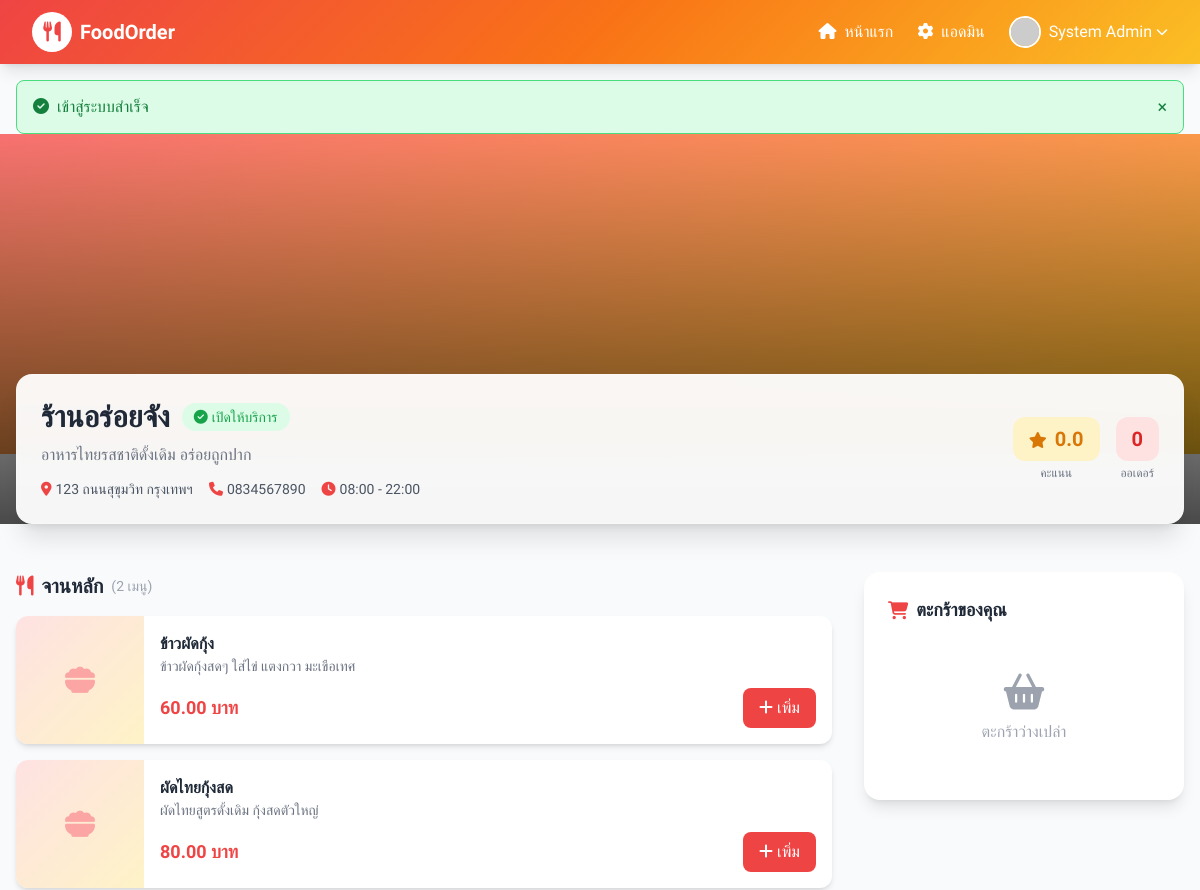
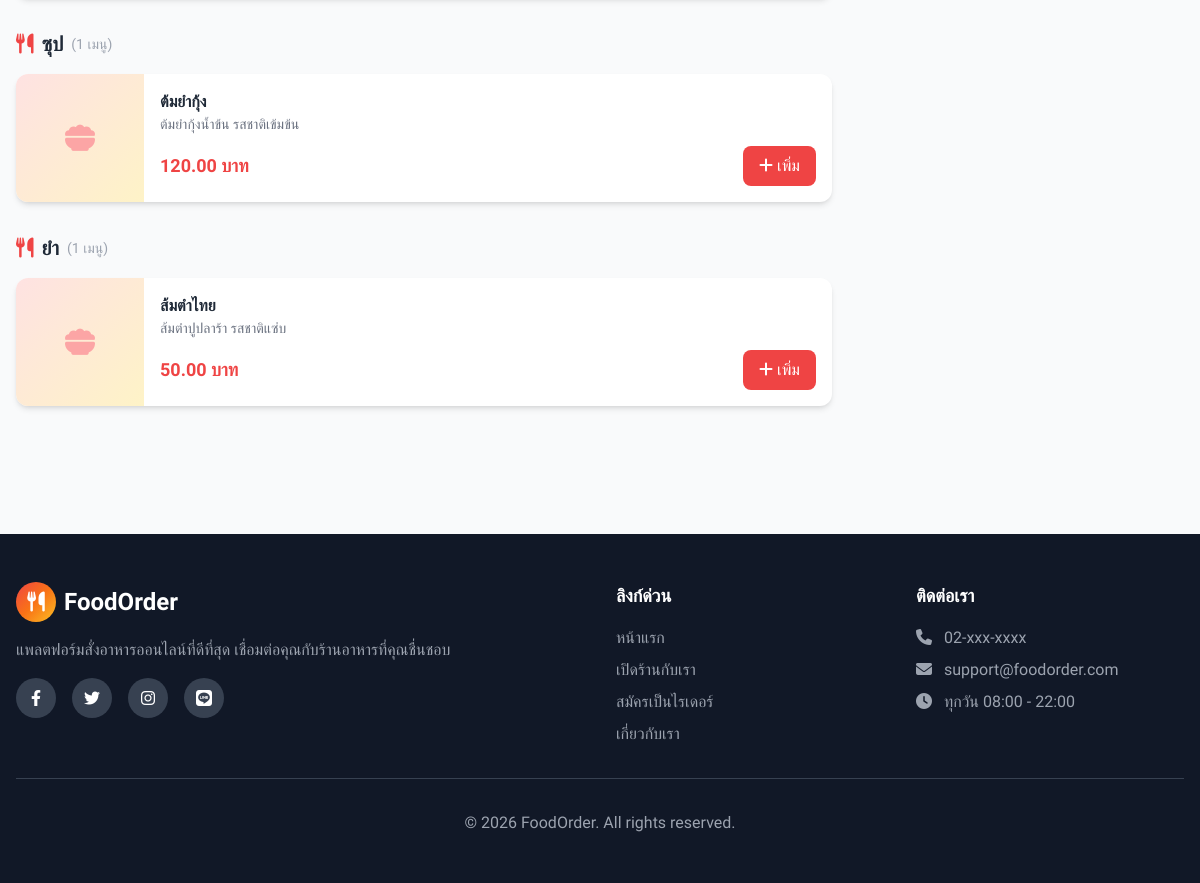
/restaurant.php?id=1 (signed in), run on the app's committed database (2 pictures, top to bottom).
### tables this page shows
CREATE TABLE IF NOT EXISTS users (
    id INT PRIMARY KEY AUTO_INCREMENT,
    username VARCHAR(50) NOT NULL UNIQUE,
    email VARCHAR(100) NOT NULL UNIQUE,
    password VARCHAR(255) NOT NULL,
    full_name VARCHAR(100) NOT NULL,
    phone VARCHAR(20),
    address TEXT,
    role ENUM('customer', 'seller', 'rider', 'admin') DEFAULT 'customer',
    credit_balance DECIMAL(10,2) DEFAULT 0.00,
    avatar VARCHAR(255),
    status ENUM('active', 'inactive', 'banned') DEFAULT 'active',
    created_at TIMESTAMP DEFAULT CURRENT_TIMESTAMP,
    updated_at TIMESTAMP DEFAULT CURRENT_TIMESTAMP ON UPDATE CURRENT_TIMESTAMP
);

CREATE TABLE IF NOT EXISTS restaurants (
    id INT PRIMARY KEY AUTO_INCREMENT,
    owner_id INT NOT NULL,
    name VARCHAR(100) NOT NULL,
    description TEXT,
    address TEXT NOT NULL,
    phone VARCHAR(20),
    image VARCHAR(255),
    category VARCHAR(50),
    opening_time TIME DEFAULT '08:00:00',
    closing_time TIME DEFAULT '22:00:00',
    status ENUM('pending', 'approved', 'rejected', 'closed') DEFAULT 'pending',
    rating DECIMAL(2,1) DEFAULT 0.0,
    total_orders INT DEFAULT 0,
    created_at TIMESTAMP DEFAULT CURRENT_TIMESTAMP,
    updated_at TIMESTAMP DEFAULT CURRENT_TIMESTAMP ON UPDATE CURRENT_TIMESTAMP,
    FOREIGN KEY (owner_id) REFERENCES users(id) ON DELETE CASCADE
);

CREATE TABLE IF NOT EXISTS menu_items (
    id INT PRIMARY KEY AUTO_INCREMENT,
    restaurant_id INT NOT NULL,
    name VARCHAR(100) NOT NULL,
    description TEXT,
    price DECIMAL(10,2) NOT NULL,
    image VARCHAR(255),
    category VARCHAR(50),
    is_available BOOLEAN DEFAULT TRUE,
    created_at TIMESTAMP DEFAULT CURRENT_TIMESTAMP,
    updated_at TIMESTAMP DEFAULT CURRENT_TIMESTAMP ON UPDATE CURRENT_TIMESTAMP,
    FOREIGN KEY (restaurant_id) REFERENCES restaurants(id) ON DELETE CASCADE
);

### database.php (called while the page is built, shortened)
<?php
function getFlash()
{
    if (isset($_SESSION['flash'])) {
        $flash = $_SESSION['flash'];
        return $flash;
    }
    return null;
}
function formatMoney($amount)
{
    return number_format($amount, 2) . ' บาท';
}
function baseUrl($path = '')
{
    return SITE_URL . '/' . ltrim($path, '/');
}
?>

### auth.php (called while the page is built, shortened)
<?php
require_once __DIR__ . '/database.php';
function isLoggedIn() {
    return isset($_SESSION['user_id']);
}
function getCurrentUser() {
    $db = getDB();
    $stmt = $db->prepare("SELECT * FROM users WHERE id = ?");
    $stmt->execute([$_SESSION['user_id']]);
    return $stmt->fetch();
}
?>

### restaurant.php (the view, shortened to what this page needs)
<?php
require_once __DIR__ . '/config/database.php';
require_once __DIR__ . '/includes/header.php';
$db = getDB();
$restaurantId = (int)($_GET['id'] ?? 0);
$stmt = $db->prepare("SELECT r.*, u.full_name as owner_name
                      FROM restaurants r
                      JOIN users u ON r.owner_id = u.id
                      WHERE r.id = ? AND r.status = 'approved'");
$stmt->execute([$restaurantId]);
$restaurant = $stmt->fetch();
$stmt = $db->prepare("SELECT * FROM menu_items WHERE restaurant_id = ? ORDER BY category, name");
$stmt->execute([$restaurantId]);
$menuItems = $stmt->fetchAll();
$menuByCategory = [];
foreach ($menuItems as $item) {
    $category = $item['category'] ?: 'เมนูทั่วไป';
    $menuByCategory[$category][] = $item;
}
?>
<section class="relative">
    <div class="h-64 md:h-80 bg-gradient-to-br from-primary-400 to-accent-400 overflow-hidden">
        <div class="absolute inset-0 bg-gradient-to-t from-black/70 to-transparent"></div>
    </div>
    <div class="max-w-7xl mx-auto px-4 relative">
        <div class="glass-card rounded-2xl shadow-xl p-6 -mt-20 relative z-10">
            <div class="flex flex-col md:flex-row md:items-center md:justify-between">
                <div>
                    <div class="flex items-center gap-3 mb-2">
                        <h1 class="text-2xl md:text-3xl font-bold text-gray-800"><?= htmlspecialchars($restaurant['name']) ?></h1>
                        <span class="bg-green-100 text-green-600 px-3 py-1 rounded-full text-sm font-medium">
                            <i class="fas fa-check-circle mr-1"></i>เปิดให้บริการ
                        </span>
                    </div>
                    <p class="text-gray-500 mb-3"><?= htmlspecialchars($restaurant['description']) ?></p>
                    <div class="flex flex-wrap gap-4 text-sm text-gray-600">
                        <span><i class="fas fa-map-marker-alt mr-1 text-primary-500"></i><?= htmlspecialchars($restaurant['address']) ?></span>
                        <span><i class="fas fa-phone mr-1 text-primary-500"></i><?= htmlspecialchars($restaurant['phone']) ?></span>
                        <span><i class="fas fa-clock mr-1 text-primary-500"></i><?= substr($restaurant['opening_time'], 0, 5) ?> - <?= substr($restaurant['closing_time'], 0, 5) ?></span>
                    </div>
                </div>
                <div class="mt-4 md:mt-0 flex items-center gap-4">
                    <div class="text-center">
                        <div class="bg-accent-100 text-accent-600 px-4 py-2 rounded-xl">
                            <i class="fas fa-star"></i>
                            <span class="text-xl font-bold ml-1"><?= number_format($restaurant['rating'], 1) ?></span>
                        </div>
                        <p class="text-xs text-gray-500 mt-1">คะแนน</p>
                    </div>
                    <div class="text-center">
                        <div class="bg-primary-100 text-primary-600 px-4 py-2 rounded-xl">
                            <span class="text-xl font-bold"><?= $restaurant['total_orders'] ?></span>
                        </div>
                        <p class="text-xs text-gray-500 mt-1">ออเดอร์</p>
                    </div>
                </div>
            </div>
        </div>
    </div>
</section>
<section class="py-12">
    <div class="max-w-7xl mx-auto px-4">
        <div class="flex flex-col lg:flex-row gap-8">
            <div class="flex-1">
                <?php if (empty($menuByCategory)): ?>
                    <div class="text-center py-16 bg-white rounded-2xl">
                        <i class="fas fa-utensils text-6xl text-gray-300 mb-4"></i>
                        <h3 class="text-xl font-semibold text-gray-500">ยังไม่มีเมนูอาหาร</h3>
                    </div>
                <?php else: ?>
                    <?php foreach ($menuByCategory as $category => $items): ?>
                        <div class="mb-8">
                            <h2 class="text-xl font-bold text-gray-800 mb-4 flex items-center">
                                <i class="fas fa-utensils mr-2 text-primary-500"></i>
                                <?= htmlspecialchars($category) ?>
                                <span class="ml-2 text-sm font-normal text-gray-400">(<?= count($items) ?> เมนู)</span>
                            </h2>
                            <div class="grid gap-4">
                                <?php foreach ($items as $item): ?>
                                    <div class="bg-white rounded-xl shadow-md overflow-hidden flex hover:shadow-lg transition <?= !$item['is_available'] ? 'opacity-50' : '' ?>">
                                        <div class="w-32 h-32 flex-shrink-0 bg-gradient-to-br from-primary-100 to-accent-100">
                                            <?php if ($item['image']): ?>
                                                <img src="<?= baseUrl('uploads/' . $item['image']) ?>"
                                                     class="w-full h-full object-cover">
                                            <?php else: ?>
                                                <div class="w-full h-full flex items-center justify-center">
                                                    <i class="fas fa-bowl-food text-3xl text-primary-300"></i>
                                                </div>
                                            <?php endif; ?>
                                        </div>
                                        <div class="flex-1 p-4 flex flex-col justify-between">
                                            <div>
                                                <h3 class="font-semibold text-gray-800"><?= htmlspecialchars($item['name']) ?></h3>
                                                <p class="text-sm text-gray-500 line-clamp-2"><?= htmlspecialchars($item['description']) ?></p>
                                            </div>
                                            <div class="flex items-center justify-between mt-2">
                                                <span class="text-lg font-bold text-primary-500"><?= formatMoney($item['price']) ?></span>
                                                <?php if ($item['is_available']): ?>
                                                    <button onclick="addToCart(<?= htmlspecialchars(json_encode([
                                                        'id' => $item['id'],
                                                        'restaurant_id' => $restaurant['id'],
                                                        'restaurant_name' => $restaurant['name'],
                                                        'name' => $item['name'],
                                                        'price' => $item['price'],
                                                        'image' => $item['image']
                                                    ])) ?>)"
                                                            class="bg-primary-500 hover:bg-primary-600 text-white px-4 py-2 rounded-lg font-medium transition">
                                                        <i class="fas fa-plus mr-1"></i>เพิ่ม
                                                    </button>
                                                <?php else: ?>
                                                    <span class="text-gray-400 font-medium">หมด</span>
                                                <?php endif; ?>
                                            </div>
                                        </div>
                                    </div>
                                <?php endforeach; ?>
                            </div>
                        </div>
                    <?php endforeach; ?>
                <?php endif; ?>
            </div>
            <div class="lg:w-80">
                <div class="bg-white rounded-2xl shadow-lg p-6 sticky top-24">
                    <h3 class="font-bold text-lg text-gray-800 mb-4 flex items-center">
                        <i class="fas fa-shopping-cart mr-2 text-primary-500"></i>
                        ตะกร้าของคุณ
                    </h3>
                    <div id="cart-empty" class="text-center py-8 text-gray-400">
                        <i class="fas fa-shopping-basket text-4xl mb-2"></i>
                        <p>ตะกร้าว่างเปล่า</p>
                    </div>
                </div>
            </div>
        </div>
    </div>
</section>
<?php require_once __DIR__ . '/includes/footer.php'; ?>

### header.php (shortened to what this page needs)
<?php require_once __DIR__ . '/../config/auth.php'; ?>
<!DOCTYPE html>
<html lang="th">
<head>
    <script src="https://cdn.tailwindcss.com"></script>
    <link rel="stylesheet" href="https://cdnjs.cloudflare.com/ajax/libs/font-awesome/6.4.0/css/all.min.css">
</head>
<body class="bg-gray-50 font-prompt min-h-screen">
    <nav class="gradient-bg shadow-lg sticky top-0 z-50">
        <div class="max-w-7xl mx-auto px-4 sm:px-6 lg:px-8">
            <div class="flex justify-between items-center h-16">
                <a href="<?= baseUrl() ?>" class="flex items-center space-x-2">
                    <div class="w-10 h-10 bg-white rounded-full flex items-center justify-center">
                        <i class="fas fa-utensils text-primary-500 text-xl"></i>
                    </div>
                    <span class="text-white font-bold text-xl"><?= SITE_NAME ?></span>
                </a>
                <div class="hidden md:flex items-center space-x-6">
                    <a href="<?= baseUrl() ?>" class="text-white hover:text-accent-200 transition">
                        <i class="fas fa-home mr-1"></i> หน้าแรก
                    </a>
                    <?php if (isLoggedIn()): ?>
                        <?php $user = getCurrentUser(); ?>
                        <?php if ($user['role'] === 'customer'): ?>
                            <a href="<?= baseUrl('cart.php') ?>" class="text-white hover:text-accent-200 transition relative">
                                <i class="fas fa-shopping-cart mr-1"></i> ตะกร้า
                                <span id="cart-count" class="absolute -top-2 -right-2 bg-accent-400 text-white text-xs rounded-full w-5 h-5 flex items-center justify-center">0</span>
                            </a>
                            <a href="<?= baseUrl('orders.php') ?>" class="text-white hover:text-accent-200 transition">
                                <i class="fas fa-receipt mr-1"></i> ออเดอร์
                            </a>
                            <a href="<?= baseUrl('topup.php') ?>" class="text-white hover:text-accent-200 transition">
                                <i class="fas fa-wallet mr-1"></i> <?= formatMoney($user['credit_balance']) ?>
                            </a>
                        <?php elseif ($user['role'] === 'seller'): ?>
                            <a href="<?= baseUrl('seller/dashboard.php') ?>" class="text-white hover:text-accent-200 transition">
                                <i class="fas fa-store mr-1"></i> จัดการร้าน
                            </a>
                        <?php elseif ($user['role'] === 'rider'): ?>
                            <a href="<?= baseUrl('rider/dashboard.php') ?>" class="text-white hover:text-accent-200 transition">
                                <i class="fas fa-motorcycle mr-1"></i> งานส่ง
                            </a>
                        <?php elseif ($user['role'] === 'admin'): ?>
                            <a href="<?= baseUrl('admin/dashboard.php') ?>" class="text-white hover:text-accent-200 transition">
                                <i class="fas fa-cog mr-1"></i> แอดมิน
                            </a>
                        <?php endif; ?>
                        <div class="relative group">
                            <button class="flex items-center text-white hover:text-accent-200 transition">
                                <img src="<?= $user['avatar'] ? baseUrl('uploads/' . $user['avatar']) : 'https://ui-avatars.com/api/?name=' . urlencode($user['full_name']) . '&background=random' ?>"
                                     class="w-8 h-8 rounded-full mr-2 border-2 border-white">
                                <?= htmlspecialchars($user['full_name']) ?>
                                <i class="fas fa-chevron-down ml-1 text-xs"></i>
                            </button>
                        </div>
                    <?php endif; ?>
                </div>
            </div>
        </div>
    </nav>
    <?php $flash = getFlash(); ?>
    <?php if ($flash): ?>
        <div class="max-w-7xl mx-auto px-4 mt-4">
            <div class="<?= $flash['type'] === 'success' ? 'bg-green-100 border-green-400 text-green-700' : 'bg-red-100 border-red-400 text-red-700' ?> px-4 py-3 rounded-lg border flex items-center justify-between">
                <span><i class="fas <?= $flash['type'] === 'success' ? 'fa-check-circle' : 'fa-exclamation-circle' ?> mr-2"></i><?= $flash['message'] ?></span>
                <button onclick="this.parentElement.remove()" class="text-lg">&times;</button>
            </div>
        </div>
    <?php endif; ?>
    <main>

### header.php (style rules this page uses)
body { font-family: 'Prompt', sans-serif; }
.gradient-bg { background: linear-gradient(135deg, #ef4444 0%, #f97316 50%, #fbbf24 100%); }
.glass-card { background: rgba(255, 255, 255, 0.95); backdrop-filter: blur(10px); border: 1px solid rgba(255, 255, 255, 0.2); }

### data on the page
users: full_name "System Admin"
restaurants: name "ร้านอร่อยจัง", description "อาหารไทยรสชาติดั้งเดิม อร่อยถูกปาก", address "123 ถนนสุขุมวิท กรุงเทพฯ", phone "0834567890", opening_time "08:00", closing_time "22:00", rating "0.0", total_orders "0"
menu_items: name "ข้าวผัดกุ้ง", description "ข้าวผัดกุ้งสดๆ ใส่ไข่ แตงกวา มะเขือเทศ", price "60.00 บาท"
menu_items: name "ผัดไทยกุ้งสด", description "ผัดไทยสูตรดั้งเดิม กุ้งสดตัวใหญ่", price "80.00 บาท"
menu_items: name "ต้มยำกุ้ง", description "ต้มยำกุ้งน้ำข้น รสชาติเข้มข้น", price "120.00 บาท"
menu_items: category "ยำ", count($items) "1", name "ส้มตำไทย", description "ส้มตำปูปลาร้า รสชาติแซ่บ", price "50.00 บาท"

### other printed values
SITE_NAME "FoodOrder"
$flash['message'] "เข้าสู่ระบบสำเร็จ"
$category "จานหลัก"
count($items) "2"
$category "ซุป"
count($items) "1"
